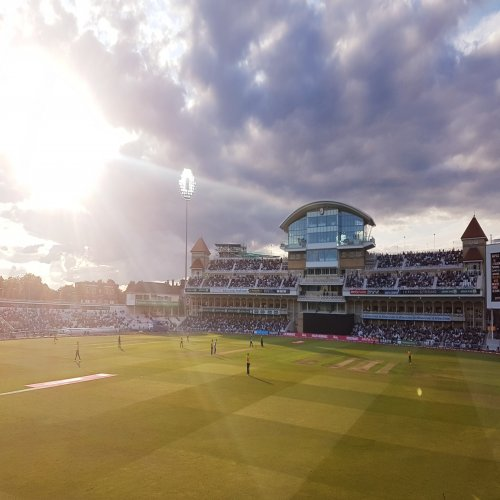
#> input picture welcome.jpg, 500 x 500 px, found by its file name
$ python Decision_Review_System.py
#> lines starting #> are read from the running program, lines starting #| are printed output that depends on the picture
import threading
import time
import tkinter
from functools import partial
import imutils
import PIL.Image
import PIL.ImageTk
import cv2

SET_WIDTH = 500
SET_HEIGHT = 500

window = tkinter.Tk()
window.title("Ashish Ranjan Decision Review System")
cv_img = cv2.cvtColor(cv2.imread("Welcome.jpg"), cv2.COLOR_BGR2GRAY)
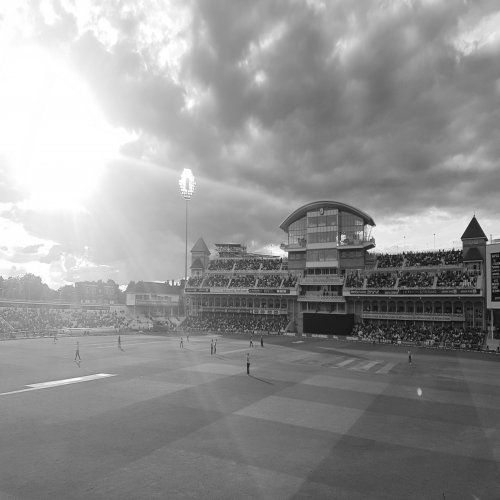
#> cv_img: shape (500, 500); min 2, max 255, mean 146.9
canvas = tkinter.Canvas(window, width=SET_WIDTH, height=SET_HEIGHT)
#> (the run stopped early here; a loop or call above may not have finished)

$ run again, with pending.jpg copied over welcome.jpg
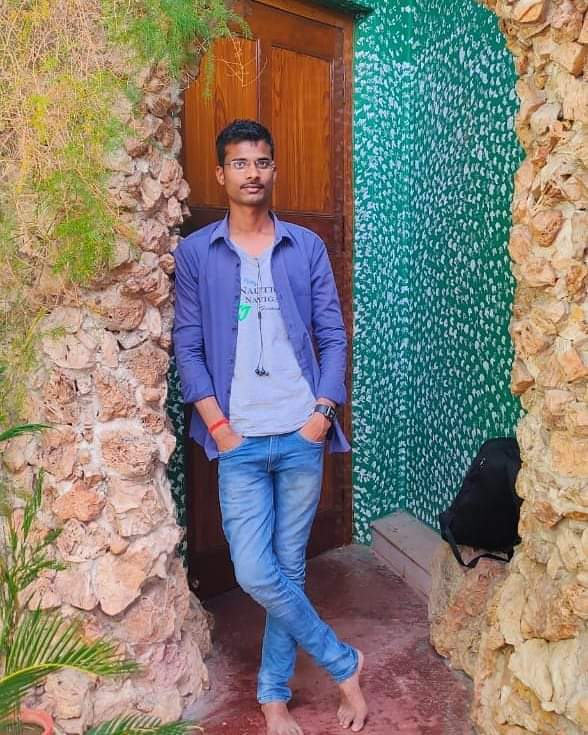
#> input picture pending.jpg, 588 x 735 px, found by its file name
#> `cv_img = cv2.cvtColor(cv2.imread("Welcome.jpg"), cv2.COLOR_BGR2GRAY)`:
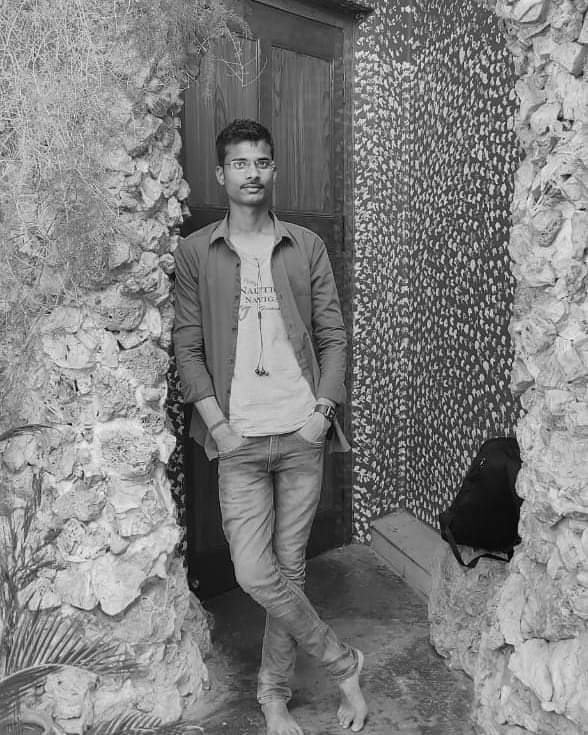
#> cv_img: shape (735, 588); min 1, max 247, mean 128

$ run again, with ashish.png saved as welcome.jpg
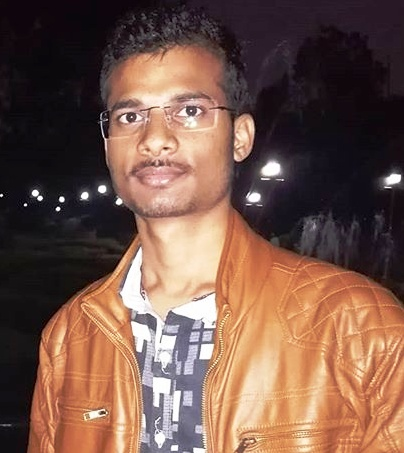
#> input picture ashish.png, 404 x 453 px, found by its file name
#> `cv_img = cv2.cvtColor(cv2.imread("Welcome.jpg"), cv2.COLOR_BGR2GRAY)`:
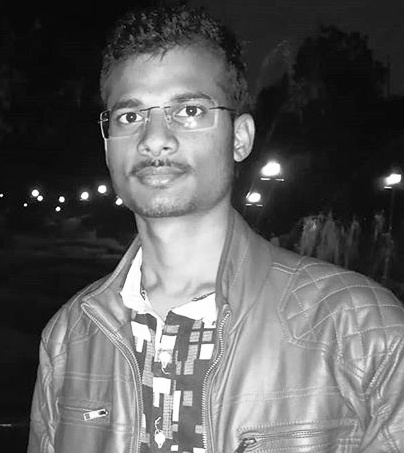
#> cv_img: shape (453, 404); min 0, max 255, mean 95.8
